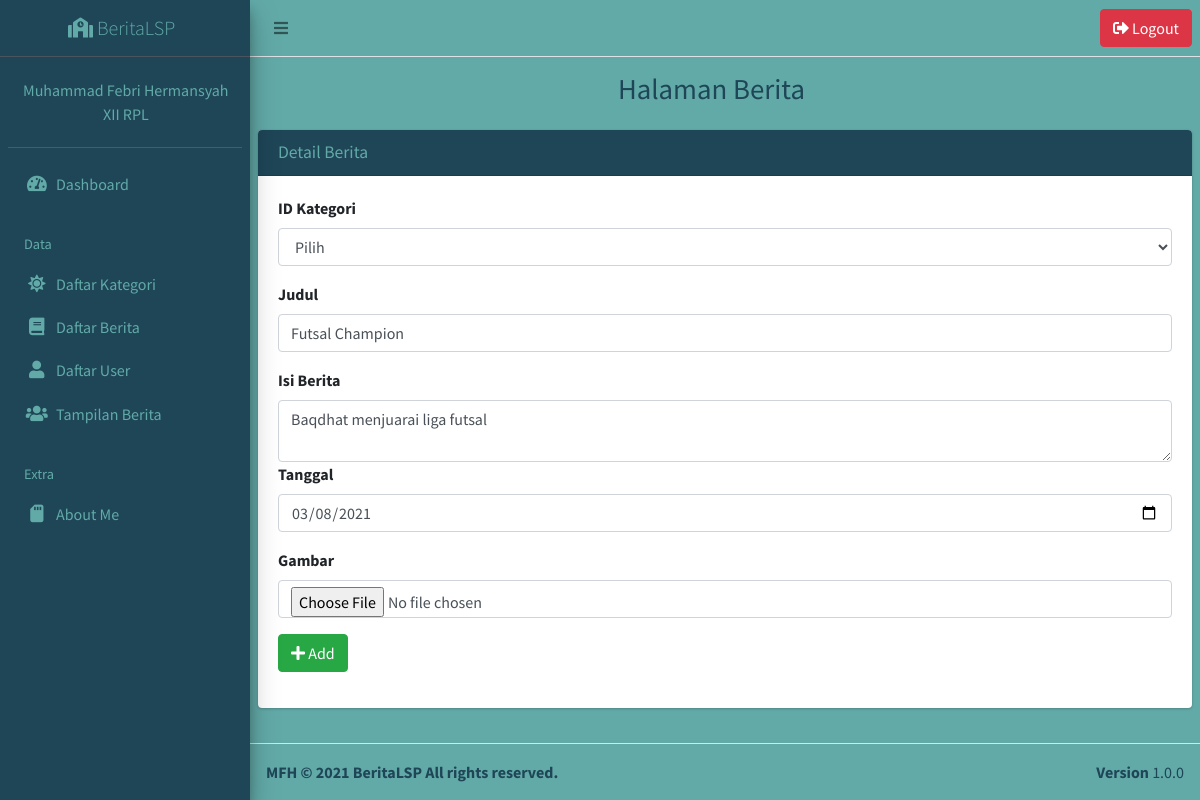
Screenshot of /public/berita/edit/A001 (signed in) with the database file from the repository.
### tables this page shows
CREATE TABLE `berita` (
  `id_berita` varchar(10) NOT NULL,
  `id_kategori` varchar(10) NOT NULL,
  `judul` varchar(30) NOT NULL,
  `isi_berita` text NOT NULL,
  `tanggal` date NOT NULL,
  `gambar` blob NOT NULL
);

### app/core/Controller.php (called while the page is built, shortened)
<?php
class Controller{
	public function view($view, $data = [])
	{
		require_once '../app/views/' . $view . '.php';
	}
	public function model($model)
	{
		return new $model;
	}
}

### app/controllers/Berita.php (called while the page is built, shortened)
<?php
class Berita extends Controller {
	public function edit($id_berita){
		$data['title'] = 'Detail Berita';
		$data['kategori'] = $this->model('KategoriModel')->getAllKategori();
		$data['berita'] = $this->model('BeritaModel')->getBeritaById($id_berita);
		$this->view('berita/edit', $data);
	}
}

### app/core/App.php (called while the page is built, shortened)
<?php
class App{
	protected $method = 'index';
	protected $params = [];
	public function __construct(){
		$url = $this->parseURL();
		if(file_exists('../app/controllers/' . $url[0] . '.php')){
			unset($url[0]);
		}
		$this->controller = new $this->controller;
		if(isset($url[1])){
			if(method_exists($this->controller, $url[1])){
				$this->method = $url[1];
				unset($url[1]);
			}
		}
		if(!empty($url)){
			$this->params = array_values($url);
		}
		call_user_func_array([$this->controller, $this->method], $this->params);
	}
	public function parseURL(){
		if( isset($_GET['url'])){
			$url = rtrim($_GET['url'], '/');
			$url = filter_var($url, FILTER_SANITIZE_URL);
			$url = explode('/',$url);
			return $url;
		}
	}
}

### public/index.php (called while the page is built, shortened)
<?php
$app = new App;

### app/core/Database.php (called while the page is built, shortened)
<?php
class Database{
	private $host = DB_HOST;
	private $user = DB_USER;
	private $pass = DB_PASS;
	private $dbnm = DB_NAME;
	private $dbh;
	private $stmt;
	public function __construct()
	{
		$dsn = 'mysql:host='. $this->host .';dbname='. $this->dbnm;
		$option = [
			PDO::ATTR_PERSISTENT => true,
			PDO::ATTR_ERRMODE => PDO::ERRMODE_EXCEPTION
		];
		try{
			$this->dbh = new PDO($dsn,$this->user,$this->pass, $option);
		}catch(PDOException $e){
			die($e->getMessage());
		}
	}
	public function query($query)
	{
		$this->stmt = $this->dbh->prepare($query);
	}
	public function bind($param, $value, $type = null){
		if(is_null($type)){
			switch (true) {
				default:
					$type = PDO::PARAM_STR;
			}
		}
		$this->stmt->bindValue($param, $value, $type);
	}
	public function execute()
	{
		$this->stmt->execute();
	}
	public function single()
	{
		$this->execute();
		return $this->stmt->fetch(PDO::FETCH_ASSOC);
	}
}

### app/models/BeritaModel.php (called while the page is built, shortened)
<?php
class BeritaModel
{
	private $table = 'berita';
	private $db;
	public function __construct()
	{
		$this->db = new Database;
	}
	public function getBeritaById($id_berita)
	{
		$this->db->query('SELECT * FROM ' . $this->table . ' WHERE id_berita=:id_berita');
		$this->db->bind('id_berita', $id_berita);
		return $this->db->single();
	}
}

### app/views/berita/edit.php (the view, shortened to what this page needs)
<div class="content-wrapper" style="background: #62AAA8; padding-bottom: 5px;">
  <section class="content-header">
    <div class="container-fluid">
      <div class="row mb-2">
        <div class="col-sm-8">
          <h1 style="margin-left: 58%; color: #1E4657;">Halaman Berita</h1>
        </div>
      </div>
    </div>
  </section>
  <section class="content">
    <div class="card">
      <div class="card-header" style="background: #1E4657;">
        <h3 class="card-title" style="color: #62AAA8;"><?= $data['title']; ?></h3>
      </div>
      <form role="form" action="<?= base_url; ?>/berita/updateBerita" method="POST" enctype="multipart/form-data">
        <div class="card-body">
          <div class="form-group">
            <label>ID Kategori</label>
            <select class="form-control" name="id_kategori">
              <option value="">Pilih</option>
            </select>
          </div>
          <div class="form-group">
            <label>Judul</label>
            <input type="text" class="form-control" placeholder="masukkan judul berita..." name="judul" value="<?= $data['berita']['judul']; ?>">
          </div>
          <div class="form-group">
            <label>Isi Berita</label>
            <textarea class="form-control" placeholder="masukkan isi berita..." name="isi_berita"><?= $data['berita']['isi_berita']; ?></textarea>
            <div class="form-group">
              <label>Tanggal</label>
              <input type="date" class="form-control" name="tanggal" value="<?= $data['berita']['tanggal']; ?>">
            </div>
            <div class="form-group">
              <label>Gambar</label>
              <input type="file" class="form-control" name="gambar" value="<?= $data['berita']['gambar']; ?>">
            </div>
            <button type="submit" class="btn btn-success"><i class="nav-icon fas fa-plus"></i> Add</button>
          </div>
      </form>
    </div>
  </section>
</div>

### rows the page displays
berita: judul "Futsal Champion", isi_berita "Baqdhat menjuarai liga futsal", tanggal "03/08/2021"

### other values shown
$data['title'] "Detail Berita"
